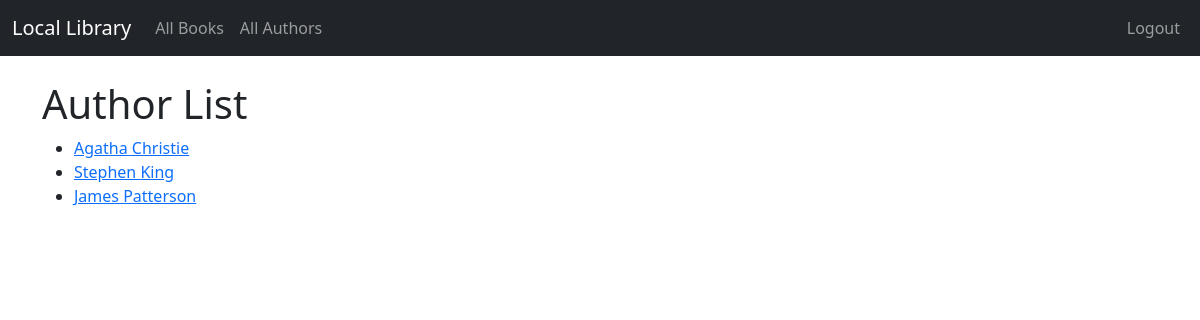
/author_list/ (signed in), run on the app's committed database.
### catalog/models.py (models this page shows, shortened)
class Author(models.Model):
    first_name = models.CharField(max_length=100)
    last_name = models.CharField(max_length=100)
    date_of_birth = models.DateField(null=True, blank=True)
    date_of_death = models.DateField('Died', null=True, blank=True)
    class Meta:
        ordering = ['last_name', 'first_name']
    def get_absolute_url(self):
        return reverse('author_detail', args=[str(self.id)])

### catalog/views.py (the view)
# urls.py: path('author_list/', views.AuthorListView.as_view(), name='author_list'),
class AuthorListView(LoginRequiredMixin, generic.ListView):
    model = Author

### catalog/templates/catalog/author_list.html
{% extends "base.html" %}
{% block content %}
    <h1>Author List</h1>
    {% if author_list %}
    <ul>
    {% for author in author_list %}
        <li>
            <a href="{{ author.get_absolute_url }}">{{ author.first_name }} {{ author.last_name }}</a>
        </li>
    {% endfor %}
    </ul>
    {% else %}
        <p>There are no authors in the library.</p>
    {% endif %}
{% endblock %}

### data on the page
Author: first_name "Agatha", last_name "Christie"
Author: first_name "Stephen", last_name "King"
Author: first_name "James", last_name "Patterson"
